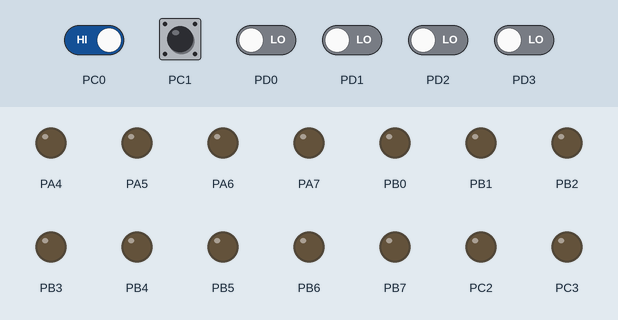
A program run on a simulated ATmega32, built with avr-gcc and emulated at 1 MHz. On the bench: output pins drawn as LEDs (lit = HIGH). Inputs (shaded band) come from the test bench; at power-on: PC0, PC1 HIGH, PD0–3 LOW.

Above: at 1.2 s.
1.3 s: PC0 driven LOW and PD0 driven HIGH
At 2.0 s:
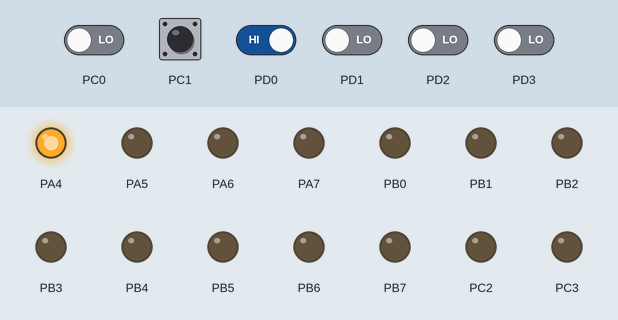
2.8 s: PD1 driven HIGH
At 3.1 s:
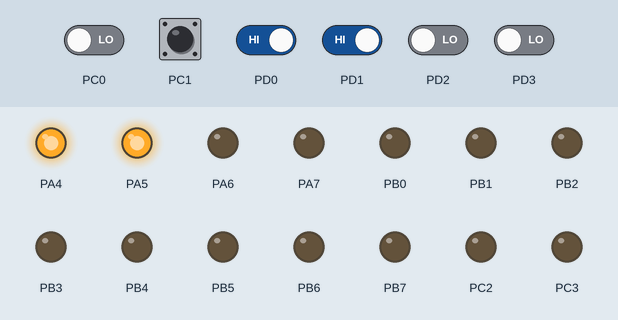
4.3 s: PD0 driven LOW
At 5.5 s:
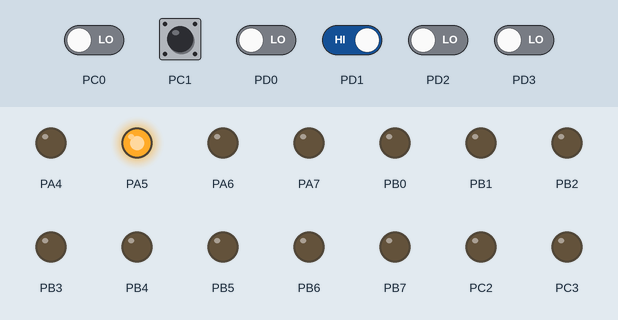
5.8 s: PD2 driven HIGH
At 6.6 s:
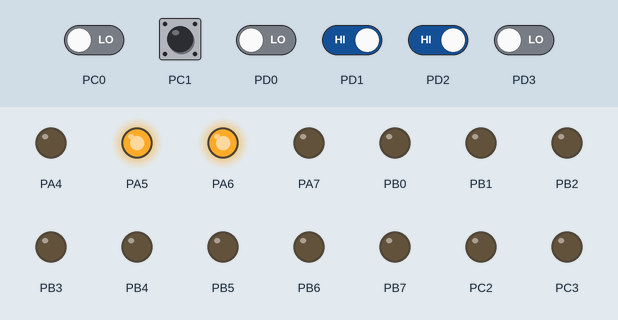
7.3 s: PD3 driven HIGH
At 7.8 s:
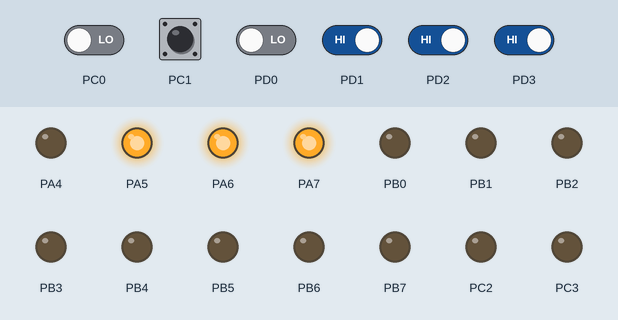
8.8 s: PD0 driven HIGH
At 10.1 s:
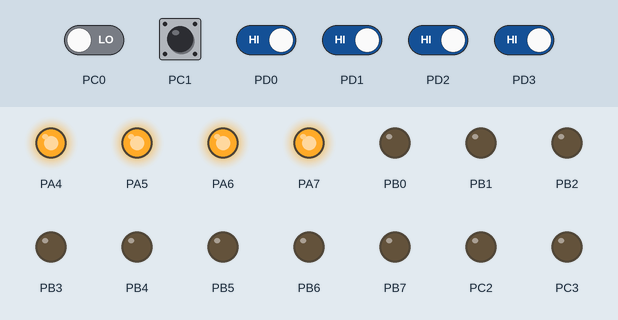
Timing chart, 0 to 11.3 s (numbered marks = the images above; inputs shaded):
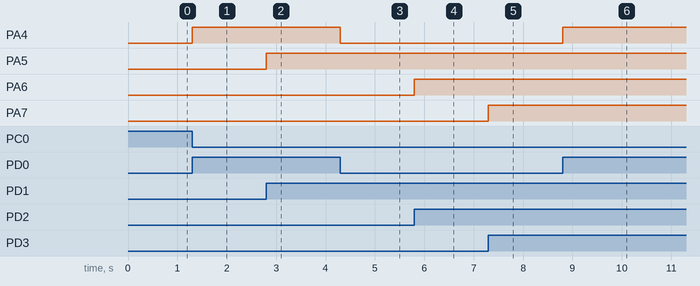

The program:

main.c
```c
#define F_CPU 1000000

//#define RS eS_PORTB2
//#define EN eS_PORTB3
//#define D4 eS_PORTB4
//#define D5 eS_PORTB5
//#define D6 eS_PORTB6
//#define D7 eS_PORTB7

#include <avr/io.h>
#include <stdio.h>
#include <string.h>
#include <stdlib.h>
//#include "lcd.h"

#define memRead 0x00
#define memWrite 0x01
#define aluOutput 0x02

char* align(const char *str) {
	int str_length = strlen(str);
	int num_zeros_to_add = 2 - str_length;

	if (num_zeros_to_add <= 0) {
		// No padding needed, return a copy of the original string
		return strdup(str);
	}

	// Allocate memory for the padded string
	char *padded_str = (char*)malloc(3); // 4 characters + null terminator
	if (!padded_str) {
		// Memory allocation failed
		return NULL;
	}

	// Fill the beginning of the padded string with zeros
	memset(padded_str, '0', num_zeros_to_add);

	// Copy the original string after the padding
	strcpy(padded_str + num_zeros_to_add, str);

	return padded_str;
}

int main(void)
{
	MCUCSR = (1<<JTD);
	MCUCSR = (1<<JTD);

	unsigned char memory[16] = {0,0,0,0,0,0,0,0,0,0,0,0,0,0,0,0};
	//int aluResult, memoryOp;
	//unsigned char aluResult ,memoryOp ;


	//char upper[15];
	//char lower[15];
	//char mem[16][3];

	DDRA = 0xF0;
	DDRB = 0xFF;
	DDRC = 0xFC;
	DDRD = 0xF0;

	PORTB = 0 ;

	//Lcd4_Init();

    while (1)
    {
		// constructing command
		PINC = PINC & 0x03;

		// construction aluResult ;

		PIND = PIND & 0x0F ;

		if(PINC == memRead){
			PORTA = memory[PIND] << 4;
		}
		if(PINC == memWrite){
			memory[PIND] = PINA & 0x0F;
		}
		if(PINC == aluOutput){
			PORTA = PIND << 4;
		}

		PORTB = memory[PIND];


		//sprintf(upper, "%s%s%s%s%s%s%s%s", align(itoa(memory[0], mem[0], 16)), align(itoa(memory[1], mem[1], 16)), align(itoa(memory[2], mem[2], 16)), align(itoa(memory[3], mem[3], 16)), align(itoa(memory[4], mem[4], 16)), align(itoa(memory[5], mem[5], 16)), align(itoa(memory[6], mem[6], 16)), align(itoa(memory[7], mem[7], 16)));
		//sprintf(lower, "%s%s%s%s%s%s%s%s", align(itoa(memory[8], mem[8], 16)), align(itoa(memory[9], mem[9], 16)), align(itoa(memory[10], mem[10], 16)), align(itoa(memory[11], mem[11], 16)), align(itoa(memory[12], mem[12], 16)), align(itoa(memory[13], mem[13], 16)), align(itoa(memory[14], mem[14], 16)), align(itoa(memory[15], mem[15], 16)));
		//Lcd4_Set_Cursor(1,1);
		//Lcd4_Write_String(upper);
		//Lcd4_Set_Cursor(2,1);
		//Lcd4_Write_String(lower);
    }
	return 0;
}
```

Measured:
- after the input at 1.3 s, PA4: LOW → HIGH at once
- after the input at 2.8 s, PA5: LOW → HIGH at once
- after the input at 4.3 s, PA4: HIGH → LOW at once
- after the input at 5.8 s, PA6: LOW → HIGH at once
- after the input at 7.3 s, PA7: LOW → HIGH at once
- after the input at 8.8 s, PA4: LOW → HIGH at once
